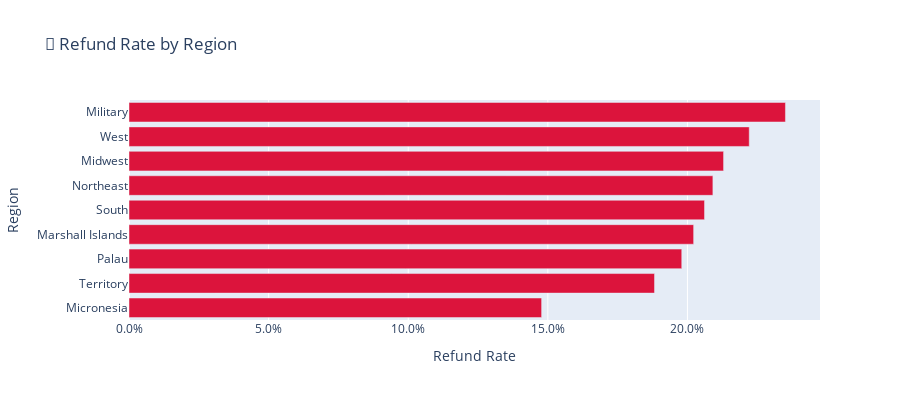

The notebook cell this image was saved under:
### Code cell
# Refund rate by region 

region_returns = (
    region_df.groupby("region", as_index=False)
    .agg(
        total_sales=("total_sales", "sum"),
        total_refunds=("total_refunds", "sum")
    )
)

region_returns["return_rate"] = region_returns["total_refunds"] / region_returns["total_sales"]
region_returns = region_returns.sort_values("return_rate", ascending=True)

# Plot
import plotly.express as px

fig_returns = px.bar(
    region_returns,
    x="return_rate",
    y="region",
    orientation="h",
    title="🔁 Refund Rate by Region",
    labels={"return_rate": "Refund Rate", "region": "Region"},
    color_discrete_sequence=["crimson"]
)

fig_returns.update_layout(xaxis_tickformat=".1%", height=400)
fig_returns.show()

### Figure 1 — Plotly figure (JSON) as saved in the notebook; plotly's stock layout.template omitted (floating-point values rounded to 4 significant figures)
{"data": [{"hovertemplate": "Refund Rate=%{x}<br>Region=%{y}<extra></extra>", "legendgroup": "", "marker": {"color": "crimson", "pattern": {"shape": ""}}, "name": "", "orientation": "h", "showlegend": false, "textposition": "auto", "type": "bar", "x": [0.1478, 0.1882, 0.198, 0.2022, 0.2061, 0.2091, 0.2129, 0.2221, 0.2351], "xaxis": "x", "y": ["Micronesia", "Territory", "Palau", "Marshall Islands", "South", "Northeast", "Midwest", "West", "Military"], "yaxis": "y"}], "layout": {"barmode": "relative", "height": 400, "legend": {"tracegroupgap": 0}, "title": {"text": "🔁 Refund Rate by Region"}, "xaxis": {"anchor": "y", "domain": [0, 1], "tickformat": ".1%", "title": {"text": "Refund Rate"}}, "yaxis": {"anchor": "x", "domain": [0, 1], "title": {"text": "Region"}}}}
